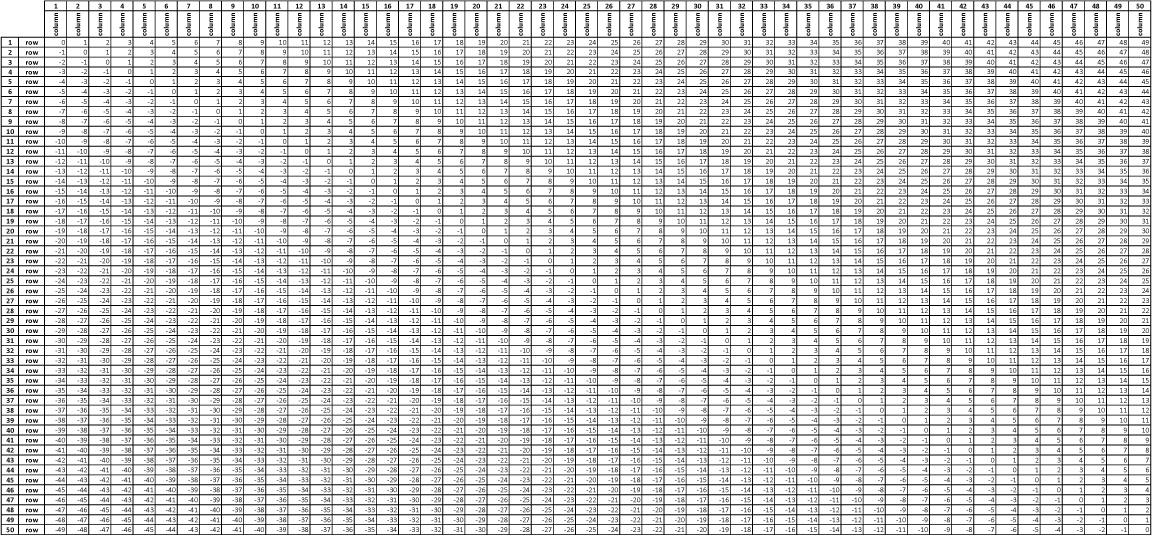
#> input picture cc/ex/Full.png, 4609 x 2142 px, given in place of Full.jpg, which was not available (shown at 1/4 size)
$ python crop_images.py
#> lines starting #> are read from the running program, lines starting #| are printed output that depends on the picture; after the words box and inside, x2 and y2 are one past the last pixel; in counts of white or black regions, pixels touching at a corner belong together; pictures that were not available may be replaced by others from this repository, and a replacement may not be noted

"""
COMPLETE Image Splitter for Freeze Pane Viewer
Splits the ORIGINAL complete image (9600×6387) into all needed parts
"""

from PIL import Image
import os
import argparse

def split_complete_image(original_path, header_height=989, left_column_width=85):
    """
    Split the original complete image (9600×6387) into all needed parts.

    Args:
        original_path: Path to original complete image (cc.jpg, 9600×6387)
        header_height: Height of the header section (989px) 148
        left_column_width: Width of the frozen left column (85px) 176
    """
#> called with original_path = 'cc/ex/Full.jpg', header_height = 148, left_column_width = 176

    # Create output directory
    output_dir = "cc/ex/complete_split"
    os.makedirs(output_dir, exist_ok=True)

    print(f"Splitting complete image with:")
    print(f"  - Header height: {header_height}px")
    print(f"  - Left column width: {left_column_width}px")
    print(f"Output directory: {output_dir}")
    print("-" * 50)

    # Load original image
    try:
        original_img = Image.open(original_path)
#> original_img is the input picture: PIL image 4609x2142 RGBA; mean R, G, B, A 211.7, 211.7, 211.7, 255
    except FileNotFoundError as e:
        print(f"Error: {e}")
        return

    # Get image dimensions
    total_width, total_height = original_img.size
#> total_width = 4609; total_height = 2142

    print(f"Original image: {total_width}x{total_height}")
#| Original image: 4609x2142

    if total_width != 9600 or total_height != 6387:
        print(f"Warning: Expected 9600×6387, got {total_width}×{total_height}")
#| Warning: Expected 9600×6387, got 4609×2142

    # Calculate body height
    body_height = total_height - header_height  # 6387 - 989 = 5398
#> body_height = 1994

    print(f"\nCalculated dimensions:")
    print(f"  - Total: {total_width}x{total_height}")
#|   - Total: 4609x2142
    print(f"  - Header: {total_width}x{header_height}")
#|   - Header: 4609x148
    print(f"  - Body: {total_width}x{body_height}")
#|   - Body: 4609x1994
    print(f"  - Left column: {left_column_width}x{body_height}")
#|   - Left column: 176x1994
    print(f"  - Main content: {total_width-left_column_width}x{body_height}")
#|   - Main content: 4433x1994

    # 1. Extract HEADER (top part, full width)
    print(f"\n1. Creating HEADER (cc_h.jpg):")
    header_box = (0, 0, total_width, header_height)
#> header_box = (0, 0, 4609, 148)
    header_img = original_img.crop(header_box)
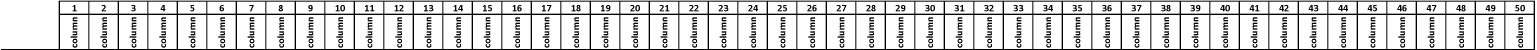
#> header_img: PIL image 4609x148 RGBA (shown at 1/3 size); mean R, G, B, A 214.6, 214.6, 214.6, 255
    header_path = os.path.join(output_dir, "cc_h.jpg")
    header_img.save(header_path)
    print(f"   - Crop box: {header_box}")
#|    - Crop box: (0, 0, 4609, 148)
    print(f"   - Dimensions: {header_img.size}")
#|    - Dimensions: (4609, 148)
    print(f"   - Saved to: {header_path}")

    # 2. Extract BODY LEFT (left column of body, full body height)
    print(f"\n2. Creating BODY LEFT (body_left.jpg):")
    body_left_box = (0, header_height, left_column_width, total_height)
#> body_left_box = (0, 148, 176, 2142)
    body_left_img = original_img.crop(body_left_box)
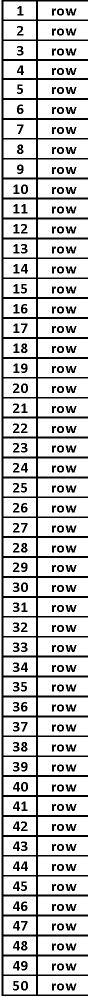
#> body_left_img: PIL image 176x1994 RGBA (shown at 1/2 size); mean R, G, B, A 199.4, 199.4, 199.4, 255
    body_left_path = os.path.join(output_dir, "body_left.jpg")
    body_left_img.save(body_left_path)
    print(f"   - Crop box: {body_left_box}")
#|    - Crop box: (0, 148, 176, 2142)
    print(f"   - Dimensions: {body_left_img.size}")
#|    - Dimensions: (176, 1994)
    print(f"   - Saved to: {body_left_path}")

    # 3. Extract BODY RIGHT (main content of body, full body height)
    print(f"\n3. Creating BODY RIGHT (body_right.jpg):")
    body_right_box = (left_column_width, header_height, total_width, total_height)
#> body_right_box = (176, 148, 4609, 2142)
    body_right_img = original_img.crop(body_right_box)
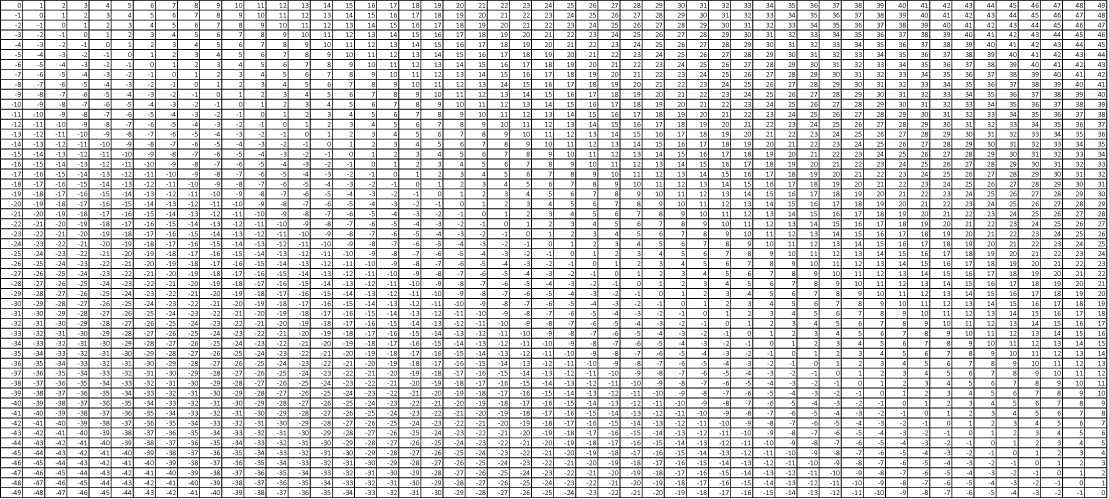
#> body_right_img: PIL image 4433x1994 RGBA (shown at 1/4 size); mean R, G, B, A 211.9, 211.9, 211.9, 255
    body_right_path = os.path.join(output_dir, "body_right.jpg")
    body_right_img.save(body_right_path)
    print(f"   - Crop box: {body_right_box}")
#|    - Crop box: (176, 148, 4609, 2142)
    print(f"   - Dimensions: {body_right_img.size}")
#|    - Dimensions: (4433, 1994)
    print(f"   - Saved to: {body_right_path}")

    # 4. Create a COMPLETE BODY image for reference
    print(f"\n4. Creating COMPLETE BODY (body_complete.jpg):")
    body_complete_box = (0, header_height, total_width, total_height)
    body_complete_img = original_img.crop(body_complete_box)
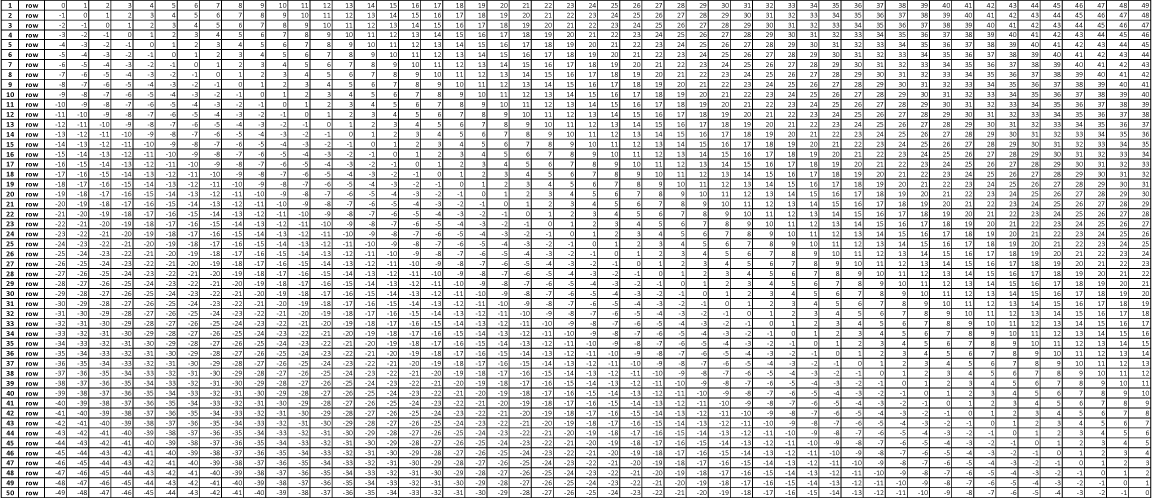
#> body_complete_img: PIL image 4609x1994 RGBA (shown at 1/4 size); mean R, G, B, A 211.5, 211.5, 211.5, 255
    body_complete_path = os.path.join(output_dir, "body_complete.jpg")
    body_complete_img.save(body_complete_path)
    print(f"   - Crop box: {body_complete_box}")
#|    - Crop box: (0, 148, 4609, 2142)
    print(f"   - Dimensions: {body_complete_img.size}")
#|    - Dimensions: (4609, 1994)
    print(f"   - Saved to: {body_complete_path}")

    # 5. Create debug visualization
    print(f"\n5. Creating debug visualization:")
    create_debug_visualization(original_img, header_height, left_column_width, output_dir)

    print(f"\n" + "=" * 60)
    print(f"SUCCESS! All images created from {original_path}:")
    print(f"1. cc_h.jpg         - {header_img.size} - Header (top section)")
    print(f"2. body_left.jpg    - {body_left_img.size} - Left column (body only)")
    print(f"3. body_right.jpg   - {body_right_img.size} - Main content (body only)")
    print(f"4. body_complete.jpg - {body_complete_img.size} - Complete body for reference")
    print(f"\nNote: body_left.jpg and body_right.jpg have SAME HEIGHT: {body_height}px")

    # Verify alignment
    print(f"\n" + "=" * 60)
    print(f"VERIFICATION:")
    print(f"✓ body_left.jpg height: {body_left_img.height}px")
    print(f"✓ body_right.jpg height: {body_right_img.height}px")
    print(f"✓ Both should be equal: {body_left_img.height == body_right_img.height}")

    if body_left_img.height == body_right_img.height:
        print(f"✓ PERFECT! Vertical scrolling will sync correctly.")
    else:
        print(f"✗ WARNING: Heights differ! Vertical scrolling won't sync.")

def create_debug_visualization(original_img, header_height, left_column_width, output_dir):
    """Create debug images to show the splits."""
#> called with header_height = 148, left_column_width = 176, output_dir = 'cc/ex/complete_split'
    from PIL import ImageDraw

    total_width, total_height = original_img.size
    body_height = total_height - header_height

    # Create a simple grid visualization
    grid_img = Image.new('RGB', (min(800, total_width//12), min(600, total_height//12)), color='white')
#> grid_img: PIL image 384x178 RGB; every value is 255
    draw = ImageDraw.Draw(grid_img)

    # Calculate scaled dimensions
    scale_x = grid_img.width / total_width
    scale_y = grid_img.height / total_height

    scaled_header = int(header_height * scale_y)
    scaled_left = int(left_column_width * scale_x)

    # Draw main borders
    draw.rectangle([0, 0, grid_img.width, grid_img.height], outline='black', width=2)

    # Draw header line
    draw.line([0, scaled_header, grid_img.width, scaled_header], fill='blue', width=2)

    # Draw left column line
    draw.line([scaled_left, scaled_header, scaled_left, grid_img.height], fill='red', width=2)

    # Label sections
    from PIL import ImageFont
    try:
        font = ImageFont.truetype("arial.ttf", 12)
    except:
        font = ImageFont.load_default()

    # Header
    draw.text((10, 5), "HEADER (cc_h.jpg)", fill='blue', font=font)
    draw.text((10, 25), f"{total_width}×{header_height}", fill='gray', font=font)

    # Left column
    draw.text((10, scaled_header + 5), "body_left.jpg", fill='green', font=font)
    draw.text((10, scaled_header + 25), f"{left_column_width}×{body_height}", fill='gray', font=font)

    # Main content
    draw.text((scaled_left + 10, scaled_header + 5), "body_right.jpg", fill='purple', font=font)
    draw.text((scaled_left + 10, scaled_header + 25), f"{total_width-left_column_width}×{body_height}", fill='gray', font=font)

    # Save grid
    grid_path = os.path.join(output_dir, "split_grid.png")
    grid_img.save(grid_path)
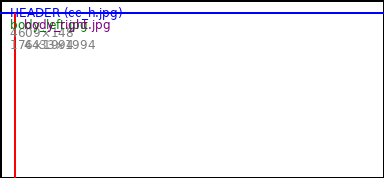
#> saved as split_grid.png: PIL image 384x178 RGB; mean R, G, B 243.1, 241.8, 245.7
    print(f"   - Grid visualization: {grid_path}")

    # Create alignment test
    align_img = Image.new('RGB', (total_width, body_height), color='white')
#> align_img: PIL image 4609x1994 RGB; every value is 255

    # Paste body parts with colored borders
    body_left = original_img.crop((0, header_height, left_column_width, total_height))
    body_right = original_img.crop((left_column_width, header_height, total_width, total_height))

    align_img.paste(body_left, (0, 0))
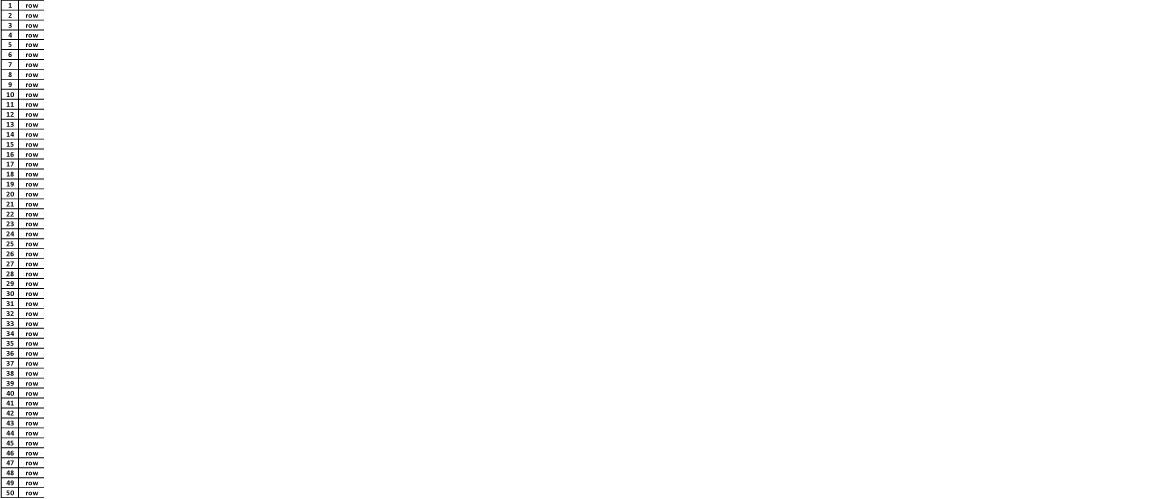
#> align_img: PIL image 4609x1994 RGB (shown at 1/4 size); 99.2% white; 242 black regions, largest, box (x1, y1, x2, y2) and area: (3, 0, 176, 1992) 46461, (131, 17, 153, 31) 172, (131, 57, 153, 71) 172
    align_img.paste(body_right, (left_column_width, 0))
#> align_img: PIL image 4609x1994 RGB; 82.9% white; 5607 black regions (1225 under 20 px), largest, box (x1, y1, x2, y2) and area: (3, 0, 4605, 1992) 1189279, (131, 17, 153, 31) 172, (131, 57, 153, 71) 172

    # Draw alignment line
    align_draw = ImageDraw.Draw(align_img)
    align_draw.line([(left_column_width, 0), (left_column_width, body_height)],
                   fill='red', width=5)

    # Add alignment markers
    for y in [0, body_height//2, body_height-1]:
        align_draw.line([(left_column_width-10, y), (left_column_width+10, y)],
                       fill='yellow', width=3)

    # Save at reduced size for viewing
    align_small = align_img.resize((min(1600, total_width),
                                   min(1200, int(body_height * (1600/total_width)))),
                                 Image.Resampling.LANCZOS)
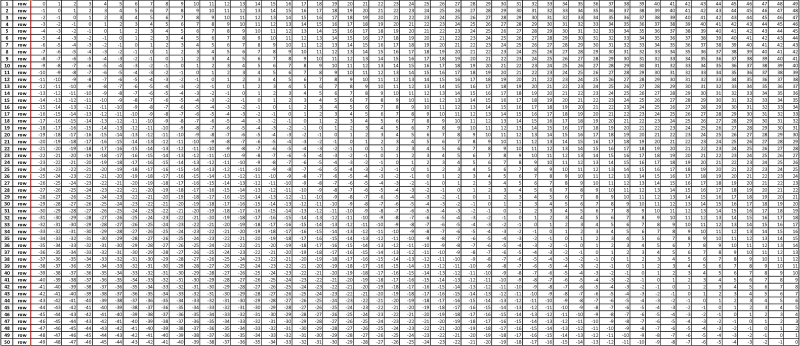
#> align_small: PIL image 1600x692 RGB (shown at 1/2 size); mean R, G, B 208.2, 207.9, 207.9
    align_path = os.path.join(output_dir, "alignment_test.jpg")
    align_small.save(align_path, quality=85)
    print(f"   - Alignment test: {align_path}")

def main():
    parser = argparse.ArgumentParser(description='Split complete image for freeze pane viewer')
    parser.add_argument('--image', default='cc/ex/Full.jpg', help='Path to complete image (default: cc.jpg)')
    parser.add_argument('--header-height', type=int, default=148, help='Height of header in pixels (default: 989)')
    parser.add_argument('--left-width', type=int, default=176, help='Width of left column in pixels (default: 85)')

    args = parser.parse_args()

    print("=" * 60)
    print("COMPLETE Image Splitter for Freeze Pane Viewer")
    print(f"Input: {args.image} (should be Width: 4609, Height: 2142)")
    print("=" * 60)

    split_complete_image(args.image, args.header_height, args.left_width)
#| 1. cc_h.jpg         - (4609, 148) - Header (top section)
#| 2. body_left.jpg    - (176, 1994) - Left column (body only)
#| 3. body_right.jpg   - (4433, 1994) - Main content (body only)
#| 4. body_complete.jpg - (4609, 1994) - Complete body for reference
#| Note: body_left.jpg and body_right.jpg have SAME HEIGHT: 1994px
#| ✓ body_left.jpg height: 1994px
#| ✓ body_right.jpg height: 1994px
#| ✓ Both should be equal: True

if __name__ == "__main__":
    main()

$ run again, with cc/header.jpg saved as cc/ex/Full.png
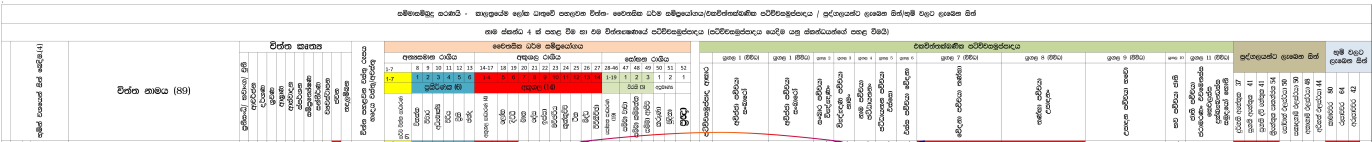
#> input picture cc/header.jpg, 9600 x 989 px, given in place of Full.jpg, which was not available (shown at 1/7 size)
#> in split_complete_image, original_img is the input picture: PIL image 9600x989 RGB; mean R, G, B 235.4, 232.3, 228.8
#| Original image: 9600x989
#| Warning: Expected 9600×6387, got 9600×989
#|   - Total: 9600x989
#|   - Header: 9600x148
#|   - Body: 9600x841
#|   - Left column: 176x841
#|   - Main content: 9424x841
#|    - Crop box: (0, 0, 9600, 148)
#|    - Dimensions: (9600, 148)
#> in split_complete_image, `body_left_img = original_img.crop(body_left_box)`:
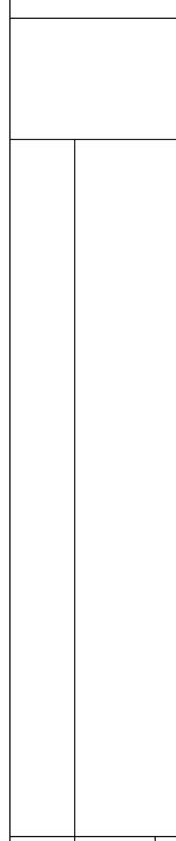
#> body_left_img: PIL image 176x841 RGB; min 0, max 255, mean 250.7
#|    - Crop box: (0, 148, 176, 989)
#|    - Dimensions: (176, 841)
#|    - Crop box: (176, 148, 9600, 989)
#|    - Dimensions: (9424, 841)
#|    - Crop box: (0, 148, 9600, 989)
#|    - Dimensions: (9600, 841)
#> grid_img: PIL image 800x82 RGB; every value is 255
#> in create_debug_visualization, `align_small = align_img.resize((min(1600, total_width), min(1200, int(..`:
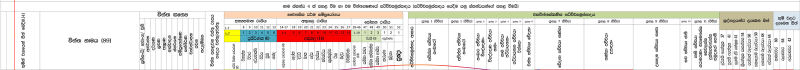
#> align_small: PIL image 1600x140 RGB (shown at 1/2 size); mean R, G, B 233, 229.2, 225.1
#| 1. cc_h.jpg         - (9600, 148) - Header (top section)
#| 2. body_left.jpg    - (176, 841) - Left column (body only)
#| 3. body_right.jpg   - (9424, 841) - Main content (body only)
#| 4. body_complete.jpg - (9600, 841) - Complete body for reference
#| Note: body_left.jpg and body_right.jpg have SAME HEIGHT: 841px
#| ✓ body_left.jpg height: 841px
#| ✓ body_right.jpg height: 841px
#| ✓ Both should be equal: True
